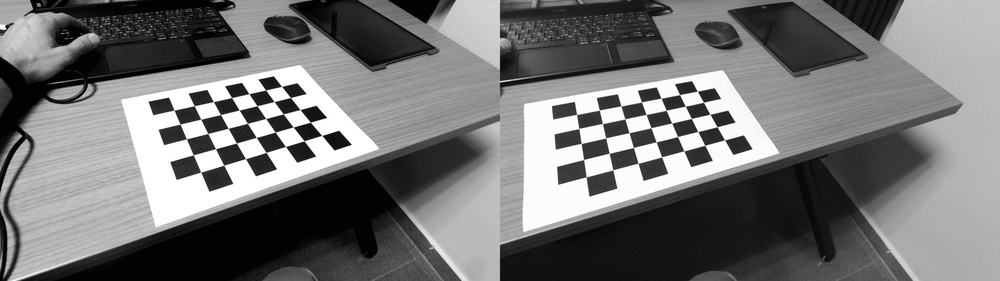
//> input picture P7/calibration/m001.jpg, 1000 x 281 px, shrunk from 1920 x 540 before the run
$ ./stereo_calibrate calibration/ out.png   (built with g++ and OpenCV 4)
//> lines starting //> are read from the running program, lines starting //| are printed output that depends on the picture
#include <opencv2/opencv.hpp>
#include <iostream>
#include <fstream>
#include <vector>

void readImages(const std::string& dirPath, std::vector<std::string>& imagePaths) {
//> called with dirPath = "calibration/"
    std::string adjustedDir = dirPath;
    if (!adjustedDir.empty() && adjustedDir.back() != '/') {
        adjustedDir += "/";
    }

    cv::glob(adjustedDir + "*.jpg", imagePaths);
    for (const auto& path : imagePaths) {
        std::cout << "Found image: " << path << std::endl;
    }
}

void splitStereoImage(const cv::Mat &stereoImg, cv::Mat &leftImg, cv::Mat &rightImg) {
    int halfWidth = stereoImg.cols / 2;
    leftImg = stereoImg(cv::Rect(0, 0, halfWidth, stereoImg.rows)).clone();
    rightImg = stereoImg(cv::Rect(halfWidth, 0, halfWidth, stereoImg.rows)).clone();
}

int main(int argc, char **argv) {
    if (argc != 3) {
        std::cerr << "Usage: " << argv[0] << " <image_directory> <output_file.yml>\n";
        return -1;
    }

    std::string imgDir     = argv[1];
    std::string outputFile = argv[2];

    cv::Size checkerboardSize = {7, 5};
    double squareSize = 0.02875;

    std::vector<std::string> stereoImages;
    readImages(imgDir, stereoImages);

    std::sort(stereoImages.begin(), stereoImages.end());

    if (stereoImages.empty()) {
        std::cerr << "❌ No images found in the specified directory.\n";
        return -1;
    }

    std::vector<std::vector<cv::Point3f>> objectPoints;
    std::vector<std::vector<cv::Point2f>> imagePointsL, imagePointsR;

    cv::Size referenceImageSize;

    std::cout << "🔧 Starting stereo calibration process...\n";

    for (const auto &imagePath : stereoImages) {
        cv::Mat stereoImg = cv::imread(imagePath, cv::IMREAD_GRAYSCALE);
//> stereoImg is the input picture: 281 rows x 1000 cols, CV_8UC1; min 0, max 255, mean 115.4
        if (stereoImg.empty()) {
            std::cerr << "❌ Could not load image: " << imagePath << std::endl;
            continue;
        }

        cv::Mat grayL, grayR;
        splitStereoImage(stereoImg, grayL, grayR);
//> in splitStereoImage, `leftImg = stereoImg(cv::Rect(0, 0, halfWidth, stereoImg.rows)).clone();`:
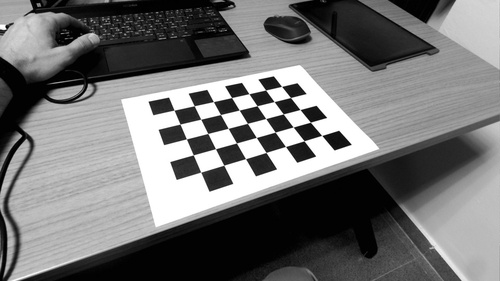
//> leftImg: 281 rows x 500 cols, CV_8UC1; min 0, max 255, mean 115.1
//> in splitStereoImage, `rightImg = stereoImg(cv::Rect(halfWidth, 0, halfWidth, stereoImg.rows)..`:
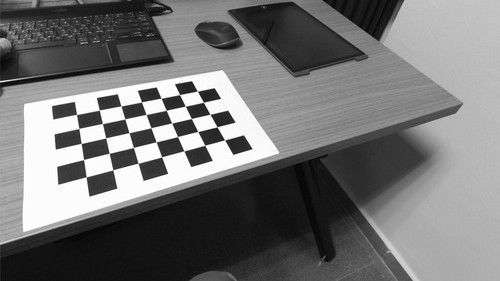
//> rightImg: 281 rows x 500 cols, CV_8UC1; min 4, max 255, mean 115.8

        if (referenceImageSize.empty()) {
            referenceImageSize = grayL.size();
//> referenceImageSize = Size(500, 281)
        } else if (grayL.size() != referenceImageSize) {
            std::cerr << "❌ Size inconsistency in: " << imagePath << std::endl;
            continue;
        }

        std::vector<cv::Point2f> cornersL, cornersR;
        bool foundL = cv::findChessboardCorners(
            grayL, checkerboardSize, cornersL,
            cv::CALIB_CB_ADAPTIVE_THRESH | cv::CALIB_CB_NORMALIZE_IMAGE
        );
//> cornersL = 35 Points (x, y), first 12: [174.1, 110.2], [194.2, 105.7], [213.4, 101.6], [231.6, 97.53], [249, 93.69], [265.6, 90.01], [281.6, 86.39], [180, 124.1], [200.7, 119.2], [220.5, 114.5], [239.2, 110.1], [257, 105.7]; foundL = true
        bool foundR = cv::findChessboardCorners(
            grayR, checkerboardSize, cornersR,
            cv::CALIB_CB_ADAPTIVE_THRESH | cv::CALIB_CB_NORMALIZE_IMAGE
        );
//> cornersR = 35 Points (x, y), first 12: [76.53, 114.5], [99.32, 110.1], [120.9, 105.8], [141.5, 102], [160.9, 98.23], [179.6, 94.56], [197.3, 91.12], [78.81, 128.5], [102.5, 123.6], [124.9, 118.9], [146, 114.4], [166.2, 110.3]; foundR = true

        if (foundL && foundR) {
            cv::cornerSubPix(
                grayL,
                cornersL,
                cv::Size(11, 11),
                cv::Size(-1, -1),
                cv::TermCriteria(cv::TermCriteria::MAX_ITER + cv::TermCriteria::EPS, 60, 1e-6)
            );
//> cornersL = 35 Points (x, y), first 12: [174.1, 110.1], [194.2, 105.7], [213.2, 101.2], [231.5, 97.55], [248.9, 93.22], [263.2, 86], [281.4, 86.4], [180, 124.1], [200.8, 119.2], [220.5, 114.5], [239.2, 109.9], [256.8, 105.5]

            cv::cornerSubPix(
                grayR,
                cornersR,
                cv::Size(11, 11),
                cv::Size(-1, -1),
                cv::TermCriteria(cv::TermCriteria::MAX_ITER + cv::TermCriteria::EPS, 60, 1e-6)
            );
//> cornersR = 35 Points (x, y), first 12: [76.5, 112.7], [99.32, 110.1], [120.7, 104.5], [143.9, 108], [160.7, 96.92], [177.8, 91.4], [200.3, 96.68], [78.82, 128.5], [102.4, 123.5], [124.8, 118.7], [143.9, 108], [163.5, 104.2]

            std::vector<cv::Point3f> obj;
            obj.reserve(checkerboardSize.width * checkerboardSize.height);
            for (int i = 0; i < checkerboardSize.height; ++i) {
                for (int j = 0; j < checkerboardSize.width; ++j) {
                    obj.emplace_back(j * squareSize, i * squareSize, 0);
                }
            }

            objectPoints.push_back(obj);
            imagePointsL.push_back(cornersL);
//> imagePointsL = 1 point lists
            imagePointsR.push_back(cornersR);
//> imagePointsR = 1 point lists
        } else {
            std::cerr << "⚠️ Chessboard not found in image: " << imagePath << std::endl;
        }
    }
//> pass 2 of the loop `for (const auto &imagePath : stereoImages)`:
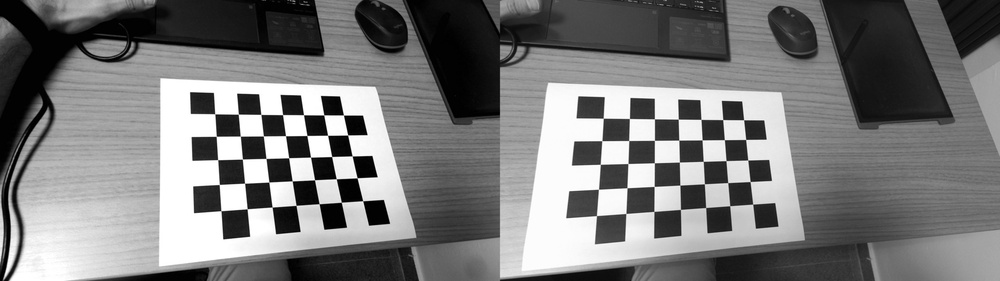
//> input picture P7/calibration/m002.jpg, 1000 x 281 px, shrunk from 1920 x 540 before the run
//> stereoImg is the input picture: 281 rows x 1000 cols, CV_8UC1; min 0, max 255, mean 121.8
//> in splitStereoImage (call 2), `leftImg = stereoImg(cv::Rect(0, 0, halfWidth, stereoImg.rows)).clone();`:
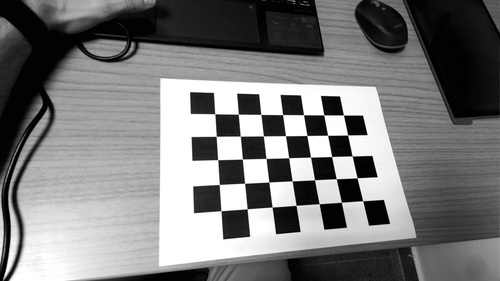
//> leftImg: 281 rows x 500 cols, CV_8UC1; min 0, max 255, mean 121.7
//> in splitStereoImage (call 2), `rightImg = stereoImg(cv::Rect(halfWidth, 0, halfWidth, stereoImg.rows)..`:
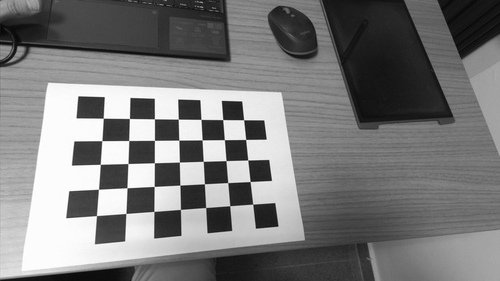
//> rightImg: 281 rows x 500 cols, CV_8UC1; min 5, max 255, mean 122
//> `bool foundL = cv::findChessboardCorners( grayL, checkerboardSize, corn..`: cornersL = 35 Points (x, y), first 12: [214.8, 113.8], [238.4, 114.2], [260.9, 114.4], [282.6, 114.6], [303.5, 114.7], [323.7, 114.9], [343.5, 115], [216.3, 136.3], [240.3, 136.1], [263.4, 135.9], [285.5, 135.7], [306.9, 135.5]
//> `bool foundR = cv::findChessboardCorners( grayR, checkerboardSize, corn..`: cornersR = 35 Points (x, y), first 12: [103.3, 118.2], [129.4, 118.5], [154.4, 118.8], [178.3, 119.1], [201, 119.4], [222.7, 119.6], [243.6, 119.7], [101.8, 140.7], [128.7, 140.5], [154.4, 140.4], [178.7, 140.1], [202.1, 139.9]
//> `cv::cornerSubPix( grayL, cornersL, cv::Size(11, 11), cv::Size(-1, -1),..`: cornersL = 35 Points (x, y), first 12: [214.7, 113.8], [238.3, 114.2], [260.8, 114.4], [282.6, 114.6], [303.5, 114.7], [323.7, 114.9], [343.4, 115], [216.2, 136.3], [240.3, 136.2], [263.4, 135.9], [285.5, 135.7], [306.9, 135.5]
//> `cv::cornerSubPix( grayR, cornersR, cv::Size(11, 11), cv::Size(-1, -1),..`: cornersR = 35 Points (x, y), first 12: [103.3, 118.2], [129.4, 118.5], [154.4, 118.8], [178.3, 119.1], [201, 119.4], [222.7, 119.6], [243.6, 119.7], [101.8, 140.7], [128.7, 140.5], [154.4, 140.3], [178.8, 140.2], [202.1, 139.8]
//> imagePointsL = 2 point lists

    if (objectPoints.empty()) {
        std::cerr << "❌ No chessboard corners detected in any image.\n";
        return -1;
    }

    cv::Mat cameraMatrixL = cv::initCameraMatrix2D(objectPoints, imagePointsL, referenceImageSize, 0);
//> cameraMatrixL = [[301, 0, 249.5], [0, 303.6, 140], [0, 0, 1]]
    cv::Mat distCoeffsL   = cv::Mat::zeros(1, 5, CV_64F);
    cv::Mat cameraMatrixR = cv::initCameraMatrix2D(objectPoints, imagePointsR, referenceImageSize, 0);
//> cameraMatrixR = [[276.3, 0, 249.5], [0, 274.5, 140], [0, 0, 1]]
    cv::Mat distCoeffsR   = cv::Mat::zeros(1, 5, CV_64F);

    cv::Mat R, T, E, F;

    std::cout << "🔄 Performing stereo calibration...\n";

    cv::TermCriteria criteria(cv::TermCriteria::MAX_ITER + cv::TermCriteria::EPS, 60, 1e-6);

    double rms = cv::stereoCalibrate(
        objectPoints,
        imagePointsL,
        imagePointsR,
        cameraMatrixL, distCoeffsL,
        cameraMatrixR, distCoeffsR,
        referenceImageSize,
        R, T, E, F,
        cv::CALIB_USE_INTRINSIC_GUESS,
        criteria
    );
//> cameraMatrixL = [[283.8, 0, 248.5], [0, 281.7, 138.9], [0, 0, 1]]; distCoeffsL = [0.248, -2.15, -0.0119, 0.0105, 6.17]; cameraMatrixR = [[268.2, 0, 249.4], [0, 266.2, 140.9], [0, 0, 1]]; distCoeffsR = [-0.382, 0.526, 0.00382, -0.042, -0.217]; R = [[0.999, -0.0037, -0.0425], [0.00315, 1, -0.0129], [0.0426, 0.0128, 0.999]]; T = [-0.118, 0.00712, -0.0245]

    std::cout << "✅ Calibration completed. RMS: " << rms << std::endl;

    std::cout << "🔍 Left camera matrix (LEFT_K):\n" << cameraMatrixL << std::endl;
//| 🔍 Left camera matrix (LEFT_K):
//| [283.7797799763957, 0, 248.5440748887173;
//|  0, 281.7349646386567, 138.9115236935524;
//|  0, 0, 1]
    std::cout << "🔍 Left distortion coefficients (LEFT_D):\n" << distCoeffsL << std::endl;
//| 🔍 Left distortion coefficients (LEFT_D):
//| [0.2481752985649693, -2.15464848986645, -0.01189376766430694, 0.01049521465474937, 6.167644746208722]
    std::cout << "🔍 Right camera matrix (RIGHT_K):\n" << cameraMatrixR << std::endl;
//| 🔍 Right camera matrix (RIGHT_K):
//| [268.1992377604687, 0, 249.3977087362875;
//|  0, 266.1683040309087, 140.8900713034489;
//|  0, 0, 1]
    std::cout << "🔍 Right distortion coefficients (RIGHT_D):\n" << distCoeffsR << std::endl;
//| 🔍 Right distortion coefficients (RIGHT_D):
//| [-0.3821755899444424, 0.5259141153683752, 0.00381730624350199, -0.04198214047104331, -0.2172452219140197]
    std::cout << "🔍 Rotation matrix (R):\n" << R << std::endl;
//| 🔍 Rotation matrix (R):
//| [0.9990889538026633, -0.003695229649970504, -0.04251596955655389;
//|  0.00314918794978231, 0.9999117933314958, -0.01290302956088177;
//|  0.04255989902192889, 0.0127573835258654, 0.9990124644671943]
    std::cout << "🔍 Translation vector (T):\n" << T << std::endl;
//| 🔍 Translation vector (T):
//| [-0.1176741445121603;
//|  0.007120207633127202;
//|  -0.024514196617854]

    cv::FileStorage fs(outputFile, cv::FileStorage::WRITE);
    if (!fs.isOpened()) {
        std::cerr << "❌ Error creating output file: " << outputFile << std::endl;
        return -1;
    }

    fs << "LEFT_K" << cameraMatrixL;
    fs << "LEFT_D" << distCoeffsL;
    fs << "RIGHT_K" << cameraMatrixR;
    fs << "RIGHT_D" << distCoeffsR;
    fs << "R" << R;
    fs << "T" << T;
    fs << "E" << E;
    fs << "F" << F;

    fs.release();

    std::cout << "💾 Results saved in: " << outputFile << std::endl;
    return 0;
}
